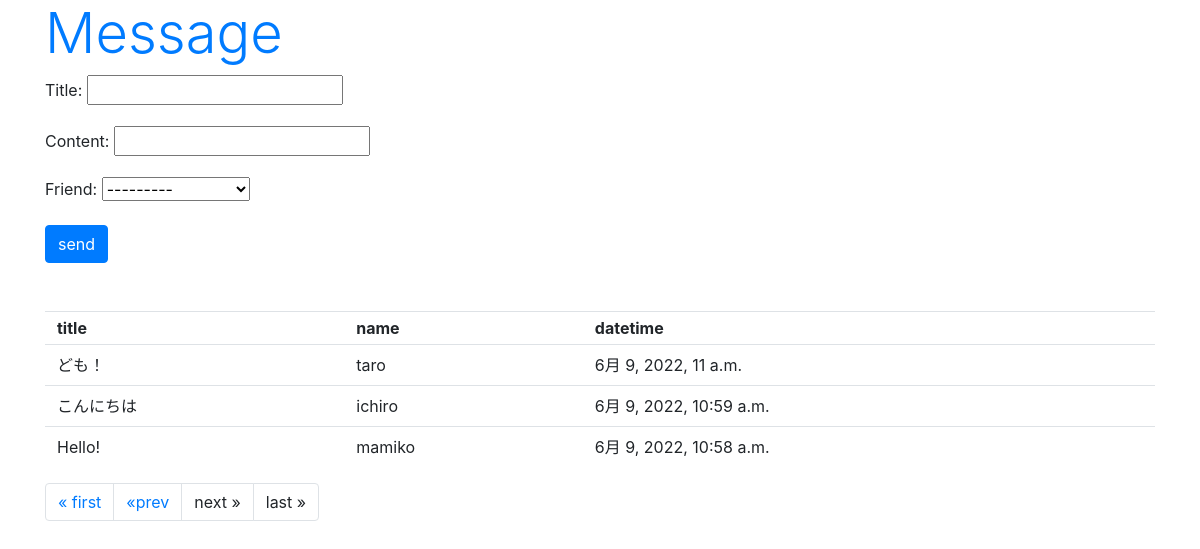
Page /hello/message/2 on the committed database.
### hello/models.py (models this page shows, shortened)
class Message(models.Model):
    friend = models.ForeignKey(Friend,on_delete=models.CASCADE)
    title = models.CharField( max_length=100)
    content = models.CharField( max_length=300 )
    pub_date = models.DateTimeField( auto_now_add=True)
    class Meta:
        ordering = ('pub_date',)

class Friend( models.Model ):
    name = models.CharField(max_length=100,validators=[number_only])
    mail = models.EmailField(max_length=200)
    gender = models.BooleanField()
    age = models.IntegerField(validators=[MinValueValidator(0),MaxValueValidator(150)])
    birthday = models.DateField()

### hello/views.py (the view)
# urls.py: path('message/',views.message,name='message'),
def message( request , page=1 ):
    if( request.method == 'POST' ):
        obj = Message()
        form = MessageForm( request.POST , instance=obj )
        form.save()
    data = Message.objects.all().reverse()
    paginator = Paginator(data,5)
    params = {
        'title':'Message',
        'form':MessageForm(),
        'data':paginator.get_page( page )
    }
    return render( request,'hello/message.html' , params )

### hello/forms.py
class MessageForm( forms.ModelForm ):
    class Meta:
        model = Message
        fields = ['title','content','friend']
        widget = {
            'title':forms.TextInput(attrs={'class':'form-control form-control-sm'}),
            'content':forms.Textarea(attrs={'class':'form-control form-control-sm','rows':2}),
            'friend':forms.Select( attrs={'class':'form-control form-control-sm'})
        }

### hello/templates/hello/message.html (shortened to what this page needs)
{% load static %}
<!DOCTYPE html>
<html>
    <head>
        <link rel="stylesheet"
        href="https://stackpath.bootstrapcdn.com/bootstrap/4.3.1/css/bootstrap.min.css"
>
    </head>
    <body class="container">
        <h1 class="display-4 text-primary">
            {{title}}
        </h1>
        <form action="{% url 'message' %}" method="POST">
            {{ form.as_p }}
            <input type="submit" value="send" class="btn btn-primary">
        </form>
        <table class="table">
            <tr>
                <th class="py-1">title</th>
                <th class="py-1">name</th>
                <th class="py-1">datetime</th>
            </tr>
            {% for item in data %}
            <tr>
                <td class="py-2">{{item.title}}</td>
                <td class="py-2">{{item.friend.name}}</td>
                <td class="py-2">{{item.pub_date}}</td>
            </tr>
            {% endfor %}
        </table>
        <ul class="pagination">
            {% if data.has_previous %}
            <li class="page-item">
                <a class="page-link" href="{% url 'index' %}">&laquo; first</a>
            </li>
            <li class="page-item">
                <a class="page-link" href="{% url 'index' %}{{data.previous_page_number}}">&laquo;prev</a>
            </li>
            {% endif %}
            {% if data.has_next %}
            <li class="page-item">
                <a class="page-link" href="{% url 'index' %}{{data.next_page_number}}">next &raquo;</a>
            </li>
            <li class="page-item">
                <a class="page-link" href="{% url 'index' %}{{data.paginator.num_pages}}">last &raquo;</a>
            </li>
            {% else %}
            <li class="page-item">
                <a class="page-link">next &raquo;</a>
            </li>
            <li class="page-item">
                <a class="page-link">last &raquo;</a>
            </li>
            {% endif %}
        </ul>
    </body>
</html>

### rows in the picture
Message: title "ども！", friend.name "taro", pub_date "6月 9, 2022, 11 a.m."
Message: title "こんにちは", friend.name "ichiro", pub_date "6月 9, 2022, 10:59 a.m."
Message: title "Hello!", friend.name "mamiko", pub_date "6月 9, 2022, 10:58 a.m."

### other values in the picture
{{ title }} "Message"
